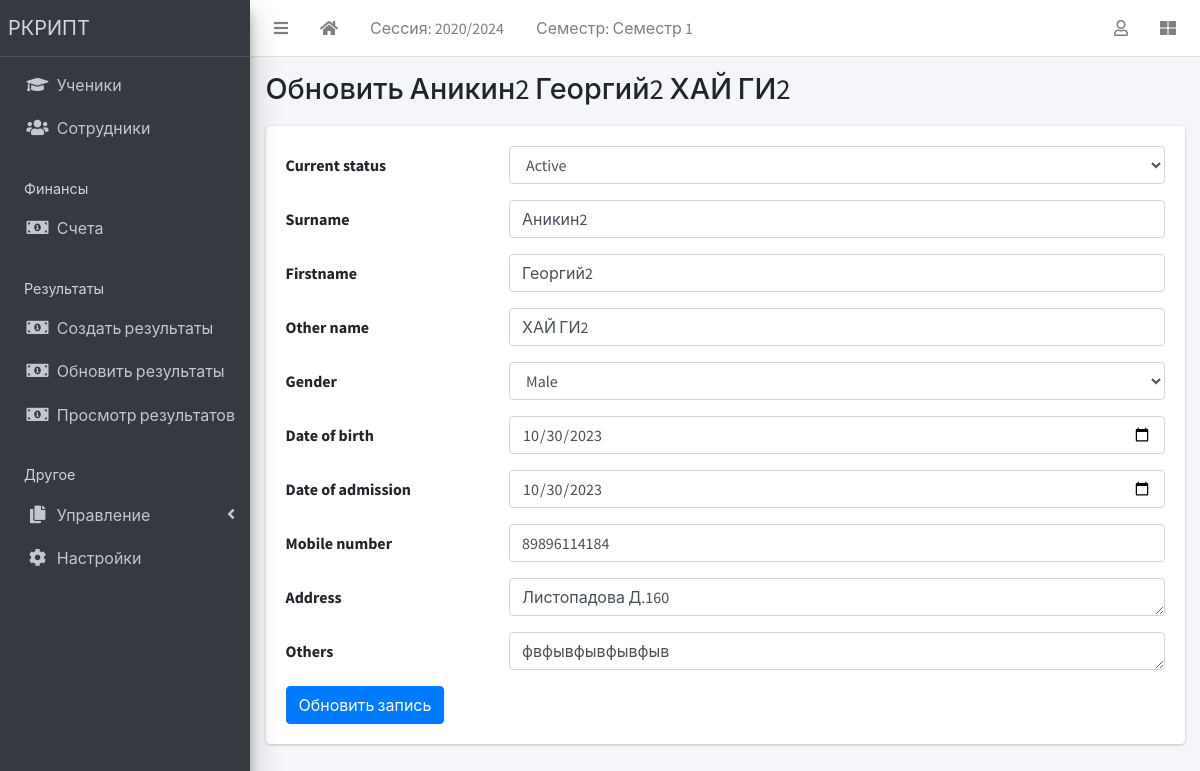
Screenshot of /staff/1/update/ with the database file from the repository.
### apps/corecode/models.py (models this page shows, shortened)
class AcademicSession(models.Model):
    name = models.CharField(max_length=200, unique=True)
    current = models.BooleanField(default=True)
    class Meta:
        ordering = ["-name"]

class AcademicTerm(models.Model):
    name = models.CharField(max_length=20, unique=True)
    current = models.BooleanField(default=True)
    class Meta:
        ordering = ["name"]

class SiteConfig(models.Model):
    key = models.SlugField()
    value = models.CharField(max_length=200)

### apps/staffs/models.py (models this page shows, shortened)
class Staff(models.Model):
    STATUS = [("active", "Active"), ("inactive", "Inactive")]
    GENDER = [("male", "Male"), ("female", "Female")]
    current_status = models.CharField(max_length=10, choices=STATUS, default="active")
    surname = models.CharField(max_length=200)
    firstname = models.CharField(max_length=200)
    other_name = models.CharField(max_length=200, blank=True)
    gender = models.CharField(max_length=10, choices=GENDER, default="male")
    date_of_birth = models.DateField(default=timezone.now)
    date_of_admission = models.DateField(default=timezone.now)
    mobile_num_regex = RegexValidator(
        regex="^[0-9]{10,15}$", message="Entered mobile number isn't in a right format!"
    )
    mobile_number = models.CharField(
        validators=[mobile_num_regex], max_length=13, blank=True
    )
    address = models.TextField(blank=True)
    others = models.TextField(blank=True)
    def __str__(self):
        return f"{self.surname} {self.firstname} {self.other_name}"

### apps/staffs/views.py (the view)
# urls.py: path("<int:pk>/update/", StaffUpdateView.as_view(), name="staff-update"),
class StaffUpdateView(SuccessMessageMixin, UpdateView):
    model = Staff
    fields = "__all__"
    success_message = "Record successfully updated."
    def get_form(self):
        form = super(StaffUpdateView, self).get_form()
        form.fields["date_of_birth"].widget = widgets.DateInput(attrs={"type": "date"})
        form.fields["date_of_admission"].widget = widgets.DateInput(
            attrs={"type": "date"}
        )
        form.fields["address"].widget = widgets.Textarea(attrs={"rows": 1})
        form.fields["others"].widget = widgets.Textarea(attrs={"rows": 1})
        return form

### apps/corecode/context_processors.py (called while the page is built)
def site_defaults(request):
    current_session = AcademicSession.objects.get(current=True)
    current_term = AcademicTerm.objects.get(current=True)
    vals = SiteConfig.objects.all()
    contexts = {
        "current_session": current_session.name,
        "current_term": current_term.name,
    }
    for val in vals:
        contexts[val.key] = val.value
    return contexts

### apps/staffs/templates/staffs/staff_form.html (shortened to what this page needs)
{% extends 'base.html' %}
{% block title %}
  {% if object %}
    Обновить {{ object }}
  {% else %}
    Добавить нового студента
  {% endif %}
{% endblock title %}
{% block content %}
<form action="" method="POST">
  {% include 'corecode/form_snippet.html' %}
  {% if object %}
    <input type="submit" class="btn btn-primary" value="Обновить запись">
  {% else %}
    <input type="submit" class="btn btn-primary" value="Добавить нового студента">
  {% endif %}
</form>
{% endblock content %}

### templates/base.html (shortened to what this page needs)
{% load static %}
<!DOCTYPE html>
<html lang="ru">
<head>
  <link rel="stylesheet" href="{% static 'plugins/fontawesome-free/css/all.min.css' %}">
  <link rel="stylesheet" href="{% static 'plugins/toastr/toastr.min.css' %}">
  <link rel="stylesheet" href="{% static 'plugins/overlayScrollbars/css/OverlayScrollbars.min.css' %}">
  <link rel="stylesheet" href="{% static 'plugins/Datatables/datatables.min.css' %}" />
  <link rel="stylesheet" href="{% static 'dist/css/adminlte.min.css' %}">
</head>
<body class="hold-transition sidebar-mini layout-fixed layout-navbar-fixed layout-footer-fixed">
  <div class="wrapper">
    <nav class="main-header navbar navbar-expand navbar-white navbar-light">
      <ul class="navbar-nav">
        <li class="nav-item">
          <a class="nav-link" data-widget="pushmenu" href="#" role="button"><i class="fas fa-bars"></i></a>
        </li>
        <li class="nav-item d-none d-sm-inline-block">
          <a href="{% url 'home' %} " class="nav-link"><i class="fa fa-home"></i></a>
        </li>
        <li class="nav-item d-none d-sm-inline-block">
          <a href="{% url 'current-session' %}" class="nav-link">Сессия: {{ current_session }}</a>
        </li>
        <li class="nav-item d-none d-sm-inline-block">
          <a href="{% url 'current-session' %}" class="nav-link">Семестр: {{ current_term }}</a>
        </li>
      </ul>
      <ul class="navbar-nav ml-auto">
        <li class="nav-item dropdown">
          <a class="nav-link" data-toggle="dropdown" href="#">
            <i class="far fa-user"></i>
          </a>
        </li>
        <li class="nav-item">
          <a class="nav-link" data-widget="control-sidebar" data-slide="true" href="#" role="button"><i class="fas fa-th-large"></i></a>
        </li>
      </ul>
    </nav>
    <aside class="main-sidebar sidebar-dark-primary elevation-4">
      <a href="{% url 'home' %}" class="brand-link">{{ school_name | default:"Моя Школа" }}</a>
      <div class="sidebar">
        <nav class="mt-2">
          <ul class="nav nav-pills nav-sidebar flex-column" data-widget="treeview" role="menu" data-accordion="false">
            <li class="nav-item">
              <a href="{% url 'student-list' %}" class="nav-link">
                <i class="nav-icon fas fa-graduation-cap"></i>
                <p>Ученики</p>
              </a>
            </li>
            <li class="nav-item">
              <a href="{% url 'staff-list' %}" class="nav-link">
                <i class="nav-icon fas fa-users"></i>
                <p>Сотрудники</p>
              </a>
            </li>
            <li class="nav-header">Финансы</li>
            <li class="nav-item">
              <a href="{% url 'invoice-list' %}" class="nav-link">
                <i class="nav-icon fas fa-money-bill-alt"></i>
                <p>Счета</p>
              </a>
            </li>
            <li class="nav-header">Результаты</li>
            <li class="nav-item">
              <a href="{% url 'create-result' %}" class="nav-link">
                <i class="nav-icon fas fa-money-bill-alt"></i>
                <p>Создать результаты</p>
              </a>
            </li>
            <li class="nav-item">
              <a href="{% url 'edit-results' %}" class="nav-link">
                <i class="nav-icon fas fa-money-bill-alt"></i>
                <p>Обновить результаты</p>
              </a>
            </li>
            <li class="nav-item">
              <a href="{% url 'view-results' %}" class="nav-link">
                <i class="nav-icon fas fa-money-bill-alt"></i>
                <p>Просмотр результатов</p>
              </a>
            </li>
            <li class="nav-header">Другое</li>
            <li class="nav-item has-treeview">
              <a href="#" class="nav-link">
                <i class="nav-icon fas fa-copy"></i>
                <p>Управление<i class="fas fa-angle-left right"></i></p>
              </a>
            </li>
            <li class="nav-item">
              <a href="{% url 'configs' %}" class="nav-link">
                <i class="nav-icon fas fa-cog"></i>
                <p>Настройки</p>
              </a>
            </li>
          </ul>
        </nav>
      </div>
    </aside>
    <div class="content-wrapper">
      <section class="content-header">
        <div class="container-fluid">
          <div class="row mb-1">
            <div class="col-sm-8">
              <h1>{% block title %}{% endblock title %}</h1>
            </div>
            <div class="col-sm-4">
            </div>
          </div>
        </div>
      </section>
      <section class="content">
        <div class="container-fluid">
          <div class="row">
            <div class="col-md-12">
              {% block fullcard %}
              <div class="card">
                <div class="card-body">
                  <div class="row">
                    <div class="col">
                      {% block content %}{% endblock content %}
                    </div>
                  </div>
                </div>
              </div>
              {% endblock fullcard %}
            </div>
          </div>
        </div>
      </section>
    </div>
  </div>
</body>
</html>

### apps/corecode/templates/corecode/form_snippet.html (shortened to what this page needs)
{% load widget_tweaks %}
{% for field in form %}
<div class="form-group row">
  <label class="col-sm-3 col-form-label" for="{{ field.auto_id }}">
    {{ field.label }}
  </label>
  <div class="col-sm-9">
    {{ field | add_class:"form-control"}}
  </div>
</div>
{% endfor %}

### rows the page displays
AcademicSession: name "2020/2024"
AcademicTerm: name "Семестр 1"
SiteConfig: value "РКРИПТ"
Staff: surname+firstname+other_name "Аникин2 Георгий2 ХАЙ ГИ2", current_status "Active" "Аникин2" "Георгий2" "ХАЙ ГИ2" "Male" "10/30/2023" "10/30/2023" "89896114184" "Листопадова Д.160" "фвфывфывфывфыв"

### other values shown
{{ field.label }} "Current status" "Surname" "Firstname" "Other name" "Gender" "Date of birth" "Date of admission" "Mobile number" "Address" "Others"
